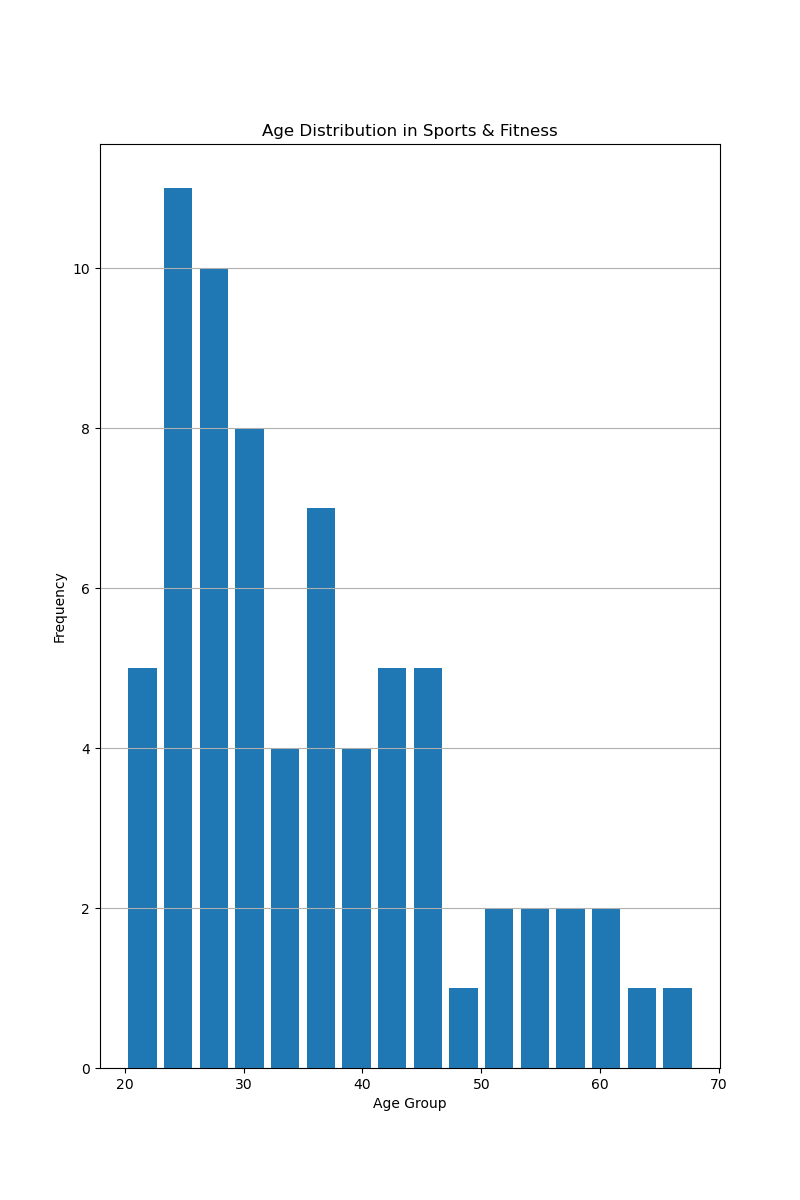

Generate this figure with Python:

import matplotlib.pyplot as plt
import numpy as np

# Data: Provided above as a list, representing the ages of a population group
ages = [
    21, 21, 22, 22, 22, 23, 23, 23, 23, 23, 24, 24, 24, 25, 25, 25, 26, 26, 26, 
    27, 27, 27, 28, 28, 28, 28, 29, 29, 29, 29, 30, 30, 31, 31, 33, 33, 34, 34, 
    35, 35, 35, 36, 37, 37, 37, 38, 38, 40, 40, 41, 41, 42, 43, 43, 44, 45, 45, 
    46, 46, 47, 50, 52, 53, 54, 56, 58, 60, 61, 63, 65
]

# Settings for histogram
bins = range(20, 70, 3)  # Specify bin edges (age intervals of 3 years)

# Create histogram
plt.figure(figsize=(8, 12))  # Adjust the width and height of the chart
plt.hist(ages, bins=bins, color='#1f77b4', rwidth=0.8)  # Vertical histogram and width of histograms

# Customize chart
plt.xlabel('Age Group')  # Axis label for age groups
plt.ylabel('Frequency')  # Axis label for frequency
plt.title('Age Distribution in Sports & Fitness')  # Title of the chart
plt.grid(axis='y')

# Show the plot
plt.show()
